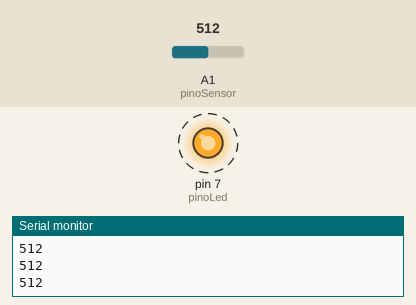
Simulated run of this sketch. Board: Arduino Uno, built with avr-gcc and run on an emulated ATmega328P. Shown: output pins drawn as LEDs (lit = HIGH), the last lines printed to the serial monitor. Dashed ring = blinking. The inputs (shaded band) are chosen by the test bench; at power-on: A1 (pinoSensor) = 512.

Above: at 1.25 s.
1.3 s: A1 (pinoSensor) set to 487
At 2.6 s:
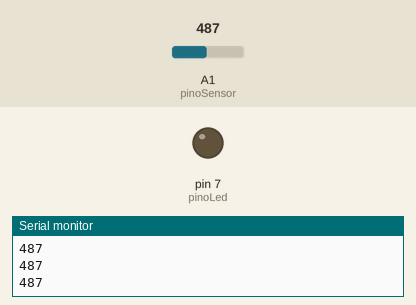
3.0 s: A1 (pinoSensor) set to 510
At 3.25 s:
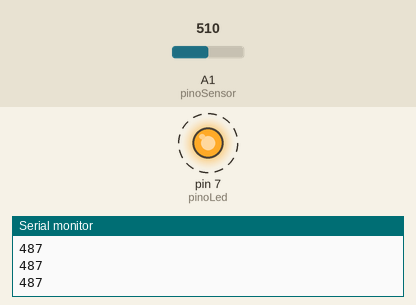
Timing chart, 0 to 12.0 s (numbered marks = the images above; inputs shaded):
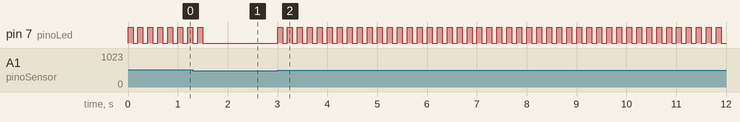

The sketch:

GAS_TRABALHO.ino
```cpp
 //PINO DIGITAL UTILIZADO PELO LED
#define pinoSensor A1 //PINO DIGITAL UTILIZADO PELO SENSOR
#define pinoLed 7

void setup(){
  pinMode(pinoSensor, INPUT); //DEFINE O PINO COMO ENTRADA
   //DEFINE O PINO COMO SAÍDA
  pinMode(pinoLed, OUTPUT);
  digitalWrite(pinoLed, LOW);
  Serial.begin(9600);
}

void loop(){
  int valor;
  valor = analogRead(pinoSensor);
  if(valor > 500){
    digitalWrite(pinoLed, HIGH);
    delay(100);
    digitalWrite(pinoLed, LOW);
    delay(100);
    digitalWrite(pinoLed, HIGH);
    delay(100);
    digitalWrite(pinoLed, LOW);
    delay(100);
    digitalWrite(pinoLed, HIGH);
    } else{
      digitalWrite(pinoLed, LOW);
      }
  Serial.println(valor);
}
```

Measured:
- the behaviour switches between 501 and 500 on A1 (pinoSensor) (found by bisection; images 0 and 1)
- after the input at 1.3 s, pin 7 (pinoLed): goes on until 1.5 s, then stays LOW
- after the input at 3.0 s, pin 7 (pinoLed): alternates HIGH for 0.10 s and LOW for 0.10 s, starting at once
- by itself, pin 7 (pinoLed): alternates HIGH for 0.10 s and LOW for 0.10 s
